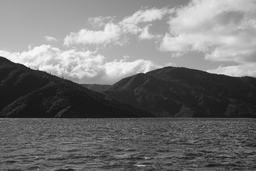
#> input picture 數位影像處理(李明穗)/hw3/SampleImage/sample2.png, 256 x 171 px, shrunk from 900 x 600 before the run
$ python 2_a.py
#> lines starting #> are read from the running program, lines starting #| are printed output that depends on the picture
import numpy as np
import cv2
import random
img = cv2.imread("SampleImage/sample2.png",cv2.IMREAD_GRAYSCALE)
#> img is the input picture: shape (171, 256); min 21, max 255, mean 116.2
mask=[0,0,0,0,0,0,0,0,0]
mask[0] = 1/36*np.array([[1, 2, 1],
                         [2, 4, 2],
                         [1, 2, 1]])
mask[1] = 1/12*np.array([[1, 2, 1],
                         [0, 0, 0],
                         [-1, -2, -1]])
mask[2] = 1/12*np.array([[-1, 2, -1],
                         [-2, 4, -2],
                         [-1, 2, -1]])
mask[3] = 1/12*np.array([[-1, -2, -1],
                         [0, 0, 0],
                         [1, 2, 1]])
mask[4] = 1/4*np.array([[1, 0, -1],
                        [0, 0, 0],
                        [-1, 0, 1]])
mask[5] = 1/4*np.array([[-1, 2, -1],
                        [0, 0, 0],
                        [1, -2, 1]])
mask[6] = 1/12*np.array([[-1, -2, -1],
                         [2, 4, 2],
                         [-1, -2, -1]])
mask[7] = 1/4*np.array([[-1, 0, 1],
                        [2, 0, -2],
                        [-1, 0, 1]])
mask[8] = 1/4*np.array([[1, -2, 1],
                        [-2, 4, -2],
                        [1, -2, 1]])


Map1 = np.zeros(img.shape)
Map2 = np.zeros(img.shape)
Map3 = np.zeros(img.shape)
Map4 = np.zeros(img.shape)
Map5 = np.zeros(img.shape)
Map6 = np.zeros(img.shape)
Map7 = np.zeros(img.shape)
Map8 = np.zeros(img.shape)
Map9 = np.zeros(img.shape)
energy=np.zeros((9,img.shape[0],img.shape[1]))
threshold=2

img = np.pad(img, ((1, 1), (1, 1)), 'edge')
#> img: shape (173, 258)
#算乘上9個mask的結果
for i in range(1,img.shape[0] - 1):
    for j in range(1,img.shape[1] - 1):
        Map1[i-1,j-1] = np.sum(np.multiply(mask[0], img[i-1:i+2, j-1:j+2]))
        Map2[i-1,j-1] = np.sum(np.multiply(mask[1], img[i-1:i+2, j-1:j+2]))
        Map3[i-1,j-1] = np.sum(np.multiply(mask[2], img[i-1:i+2, j-1:j+2]))
        Map4[i-1,j-1] = np.sum(np.multiply(mask[3], img[i-1:i+2, j-1:j+2]))
        Map5[i-1,j-1] = np.sum(np.multiply(mask[4], img[i-1:i+2, j-1:j+2]))
        Map6[i-1,j-1] = np.sum(np.multiply(mask[5], img[i-1:i+2, j-1:j+2]))
        Map7[i-1,j-1] = np.sum(np.multiply(mask[6], img[i-1:i+2, j-1:j+2]))
        Map8[i-1,j-1] = np.sum(np.multiply(mask[7], img[i-1:i+2, j-1:j+2]))
        Map9[i-1,j-1] = np.sum(np.multiply(mask[8], img[i-1:i+2, j-1:j+2]))
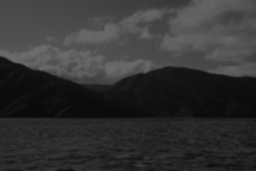
#> Map1: shape (171, 256) float64; min 10.22, max 108.9, mean 51.7
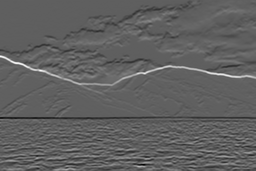
#> Map2: shape (171, 256) float64; min -42.25, max 69.92, mean 0.3; drawn with min black and max white
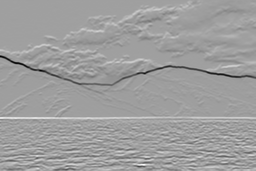
#> Map4: shape (171, 256) float64; min -69.92, max 42.25, mean -0.3; drawn with min black and max white
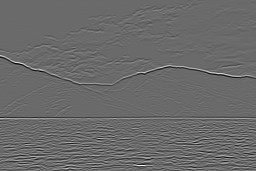
#> Map7: shape (171, 256) float64; min -44.83, max 62.58, mean 0; drawn with min black and max white
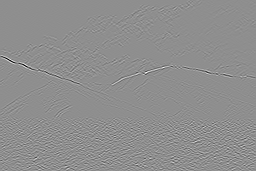
#> Map8: shape (171, 256) float64; min -71.75, max 56.5, mean 0; drawn with min black and max white

#算energy

Map1= np.pad(Map1, ((1, 1), (1, 1)), 'edge')
#> Map1: shape (173, 258) float64
Map2= np.pad(Map2, ((1, 1), (1, 1)), 'edge')
#> Map2: shape (173, 258) float64
Map3= np.pad(Map3, ((1, 1), (1, 1)), 'edge')
#> Map3: shape (173, 258) float64
Map4= np.pad(Map4, ((1, 1), (1, 1)), 'edge')
#> Map4: shape (173, 258) float64
Map5= np.pad(Map5, ((1, 1), (1, 1)), 'edge')
#> Map5: shape (173, 258) float64
Map6= np.pad(Map6, ((1, 1), (1, 1)), 'edge')
#> Map6: shape (173, 258) float64
Map7= np.pad(Map7, ((1, 1), (1, 1)), 'edge')
#> Map7: shape (173, 258) float64
Map8= np.pad(Map8, ((1, 1), (1, 1)), 'edge')
#> Map8: shape (173, 258) float64
Map9= np.pad(Map9, ((1, 1), (1, 1)), 'edge')
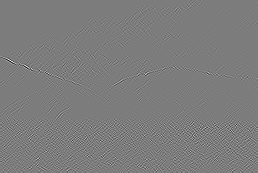
#> Map9: shape (173, 258) float64; min -55.5, max 57.75, mean 0; drawn with min black and max white
for i in range(1,Map1.shape[0] -1):
    for j in range(1,Map1.shape[1] -1):
        energy[0][i-1,j-1] = np.sum(np.square(Map1[i-1:i+threshold, j-1:j+threshold]))
        energy[1][i-1,j-1] = np.sum(np.square(Map2[i-1:i+threshold, j-1:j+threshold]))
        energy[2][i-1,j-1] = np.sum(np.square(Map3[i-1:i+threshold, j-1:j+threshold]))
        energy[3][i-1,j-1] = np.sum(np.square(Map4[i-1:i+threshold, j-1:j+threshold]))
        energy[4][i-1,j-1] = np.sum(np.square(Map5[i-1:i+threshold, j-1:j+threshold]))
        energy[5][i-1,j-1] = np.sum(np.square(Map6[i-1:i+threshold, j-1:j+threshold]))
        energy[6][i-1,j-1] = np.sum(np.square(Map7[i-1:i+threshold, j-1:j+threshold]))
        energy[7][i-1,j-1] = np.sum(np.square(Map8[i-1:i+threshold, j-1:j+threshold]))
        energy[8][i-1,j-1] = np.sum(np.square(Map9[i-1:i+threshold, j-1:j+threshold]))
energy1=energy.copy()
min0=np.min(energy[0])
#> min0 = 984.7
min1=np.min(energy[1])
#> min1 = 0.0139
min2=np.min(energy[2])
#> min2 = 0
min3=np.min(energy[3])
#> min3 = 0.0139
min4=np.min(energy[4])
#> min4 = 0
min5=np.min(energy[5])
#> min5 = 0
min6=np.min(energy[6])
#> min6 = 4.73e-29
min7=np.min(energy[7])
#> min7 = 0
min8=np.min(energy[8])
#> min8 = 0

for i in range(1,energy[0].shape[0] - 1):
    for j in range(1,energy[0].shape[1] - 1):
        energy[0][i-1,j-1] = energy[0][i-1,j-1]-min0
        energy[1][i-1,j-1] = energy[1][i-1,j-1]-min1
        energy[2][i-1,j-1] = energy[2][i-1,j-1]-min2
        energy[3][i-1,j-1] = energy[3][i-1,j-1]-min3
        energy[4][i-1,j-1] = energy[4][i-1,j-1]-min4
        energy[5][i-1,j-1] = energy[5][i-1,j-1]-min5
        energy[6][i-1,j-1] = energy[6][i-1,j-1]-min6
        energy[7][i-1,j-1] = energy[7][i-1,j-1]-min7
        energy[8][i-1,j-1] = energy[8][i-1,j-1]-min8

max0=np.max(energy[0])
#> max0 = 105309.8
max1=np.max(energy[1])
#> max1 = 20587.1
max2=np.max(energy[2])
#> max2 = 2292.8
max3=np.max(energy[3])
#> max3 = 20587.1
max4=np.max(energy[4])
#> max4 = 9716.1
max5=np.max(energy[5])
#> max5 = 2946
max6=np.max(energy[6])
#> max6 = 15860.6
max7=np.max(energy[7])
#> max7 = 16719.5
max8=np.max(energy[8])
#> max8 = 13608.1

for i in range(energy[0].shape[0]):
    for j in range(energy[0].shape[1]):
        energy[0][i,j] = energy[0][i,j]/max0*255
        energy[1][i,j] = energy[1][i,j]/max1*255
        energy[2][i,j] = energy[2][i,j]/max2*255
        energy[3][i,j] = energy[3][i,j]/max3*255
        energy[4][i,j] = energy[4][i,j]/max4*255
        energy[5][i,j] = energy[5][i,j]/max5*255
        energy[6][i,j] = energy[6][i,j]/max6*255
        energy[7][i,j] = energy[7][i,j]/max7*255
        energy[8][i,j] = energy[8][i,j]/max8*255

for i in range(9):
    cv2.imwrite(f"energy{i}.png",energy[i].astype(np.uint8))
#> this loop made 9 passes
#> pass 2, `cv2.imwrite(f"energy{i}.png",energy[i].astype(np.uint8))`:
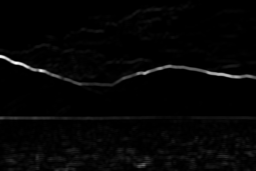
#> saved as energy1.png: shape (171, 256); min 0, max 255, mean 5
